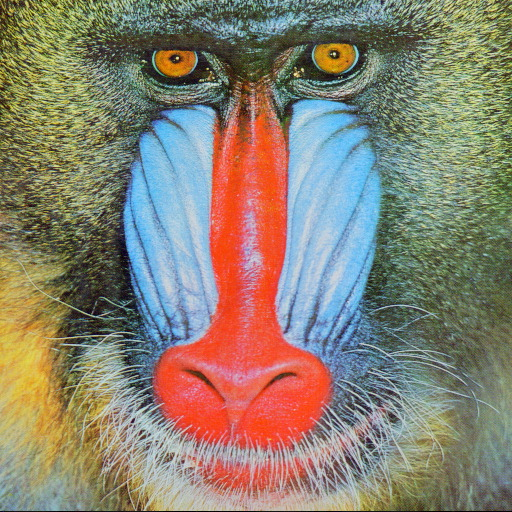
#> input picture Data/baboon.jpg, 512 x 512 px, given in place of box.png, which was not available
$ python find_obj.py ../Data/baboon.jpg
#> lines starting #> are read from the running program, lines starting #| are printed output that depends on the picture; after the words box and inside, x2 and y2 are one past the last pixel; in counts of white or black regions, pixels touching at a corner belong together; pictures that were not available may be replaced by others from this repository, and a replacement may not be noted
'''
Feature-based image matching sample.

Note, that you will need the https://github.com/opencv/opencv_contrib repo for SIFT and SURF

USAGE
  find_obj.py [--feature=<sift|surf|orb|akaze|brisk>[-flann]] [ <image1> <image2> ]

  --feature  - Feature to use. Can be sift, surf, orb or brisk. Append '-flann'
               to feature name to use Flann-based matcher instead bruteforce.

  Press left mouse button on a feature point to see its matching point.
'''

import numpy as np
import cv2 as cv

from common import anorm, getsize

FLANN_INDEX_KDTREE = 1  # bug: flann enums are missing
FLANN_INDEX_LSH    = 6


def init_feature(name):
    chunks = name.split('-')
    if chunks[0] == 'sift':
        detector = cv.xfeatures2d.SIFT_create()
        norm = cv.NORM_L2
    elif chunks[0] == 'surf':
        detector = cv.xfeatures2d.SURF_create(800)
        norm = cv.NORM_L2
    elif chunks[0] == 'orb':
        detector = cv.ORB_create(400)
        norm = cv.NORM_HAMMING
    elif chunks[0] == 'akaze':
        detector = cv.AKAZE_create()
        norm = cv.NORM_HAMMING
    elif chunks[0] == 'brisk':
        detector = cv.BRISK_create()
        norm = cv.NORM_HAMMING
    else:
        return None, None
    if 'flann' in chunks:
        if norm == cv.NORM_L2:
            flann_params = dict(algorithm = FLANN_INDEX_KDTREE, trees = 5)
        else:
            flann_params= dict(algorithm = FLANN_INDEX_LSH,
                               table_number = 6, # 12
                               key_size = 12,     # 20
                               multi_probe_level = 1) #2
        matcher = cv.FlannBasedMatcher(flann_params, {})  # bug : need to pass empty dict (#1329)
    else:
        matcher = cv.BFMatcher(norm)
    return detector, matcher


def filter_matches(kp1, kp2, matches, ratio = 0.75):
    mkp1, mkp2 = [], []
    for m in matches:
        if len(m) == 2 and m[0].distance < m[1].distance * ratio:
            m = m[0]
            mkp1.append( kp1[m.queryIdx] )
            mkp2.append( kp2[m.trainIdx] )
    p1 = np.float32([kp.pt for kp in mkp1])
    p2 = np.float32([kp.pt for kp in mkp2])
    kp_pairs = zip(mkp1, mkp2)
    return p1, p2, list(kp_pairs)

def explore_match(win, img1, img2, kp_pairs, status = None, H = None):
    h1, w1 = img1.shape[:2]
    h2, w2 = img2.shape[:2]
    vis = np.zeros((max(h1, h2), w1+w2), np.uint8)
    vis[:h1, :w1] = img1
    vis[:h2, w1:w1+w2] = img2
    vis = cv.cvtColor(vis, cv.COLOR_GRAY2BGR)

    if H is not None:
        corners = np.float32([[0, 0], [w1, 0], [w1, h1], [0, h1]])
        corners = np.int32( cv.perspectiveTransform(corners.reshape(1, -1, 2), H).reshape(-1, 2) + (w1, 0) )
        cv.polylines(vis, [corners], True, (255, 255, 255))

    if status is None:
        status = np.ones(len(kp_pairs), np.bool_)
    p1, p2 = [], []  # python 2 / python 3 change of zip unpacking
    for kpp in kp_pairs:
        p1.append(np.int32(kpp[0].pt))
        p2.append(np.int32(np.array(kpp[1].pt) + [w1, 0]))

    green = (0, 255, 0)
    red = (0, 0, 255)
    kp_color = (51, 103, 236)
    for (x1, y1), (x2, y2), inlier in zip(p1, p2, status):
        if inlier:
            col = green
            cv.circle(vis, (x1, y1), 2, col, -1)
            cv.circle(vis, (x2, y2), 2, col, -1)
        else:
            col = red
            r = 2
            thickness = 3
            cv.line(vis, (x1-r, y1-r), (x1+r, y1+r), col, thickness)
            cv.line(vis, (x1-r, y1+r), (x1+r, y1-r), col, thickness)
            cv.line(vis, (x2-r, y2-r), (x2+r, y2+r), col, thickness)
            cv.line(vis, (x2-r, y2+r), (x2+r, y2-r), col, thickness)
    vis0 = vis.copy()
    for (x1, y1), (x2, y2), inlier in zip(p1, p2, status):
        if inlier:
            cv.line(vis, (x1, y1), (x2, y2), green)

    cv.imshow(win, vis)

    def onmouse(event, x, y, flags, param):
        cur_vis = vis
        if flags & cv.EVENT_FLAG_LBUTTON:
            cur_vis = vis0.copy()
            r = 8
            m = (anorm(np.array(p1) - (x, y)) < r) | (anorm(np.array(p2) - (x, y)) < r)
            idxs = np.where(m)[0]

            kp1s, kp2s = [], []
            for i in idxs:
                (x1, y1), (x2, y2) = p1[i], p2[i]
                col = (red, green)[status[i][0]]
                cv.line(cur_vis, (x1, y1), (x2, y2), col)
                kp1, kp2 = kp_pairs[i]
                kp1s.append(kp1)
                kp2s.append(kp2)
            cur_vis = cv.drawKeypoints(cur_vis, kp1s, None, flags=4, color=kp_color)
            cur_vis[:,w1:] = cv.drawKeypoints(cur_vis[:,w1:], kp2s, None, flags=4, color=kp_color)

        cv.imshow(win, cur_vis)
    cv.setMouseCallback(win, onmouse)
    return vis


def main():
    import sys, getopt
    opts, args = getopt.getopt(sys.argv[1:], '', ['feature='])
    opts = dict(opts)
    feature_name = opts.get('--feature', 'brisk')
    try:
        fn1, fn2 = args
    except:
        fn1 = 'box.png'
        fn2 = 'box_in_scene.png'

    img1 = cv.imread(cv.samples.findFile(fn1), cv.IMREAD_GRAYSCALE)
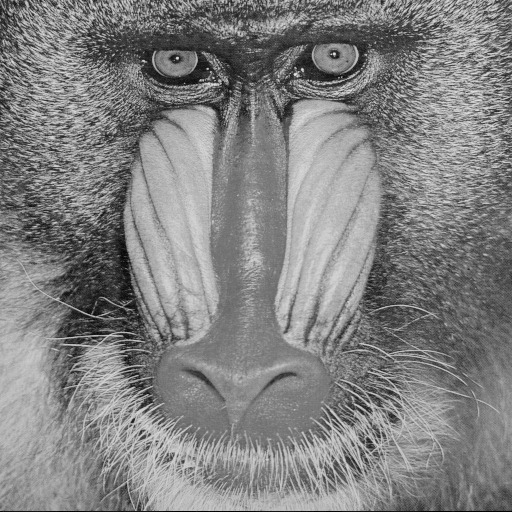
#> img1: shape (512, 512); min 0, max 234, mean 129.7
    img2 = cv.imread(cv.samples.findFile(fn2), cv.IMREAD_GRAYSCALE)
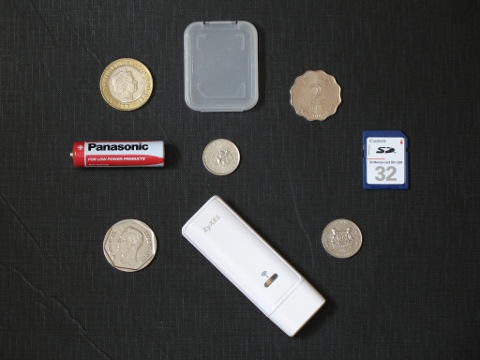
#> input picture Data/coins.jpg, 480 x 360 px, given in place of box_in_scene.png, which was not available
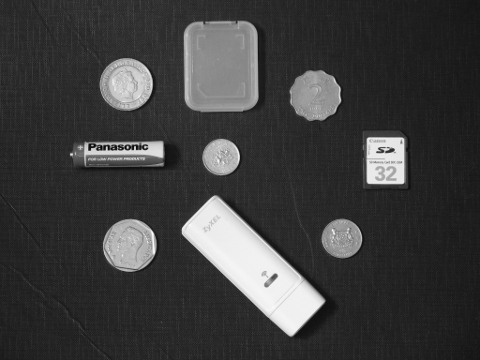
#> img2: shape (360, 480); min 0, max 255, mean 61.4
    detector, matcher = init_feature(feature_name)

    if img1 is None:
        print('Failed to load fn1:', fn1)
        sys.exit(1)

    if img2 is None:
        print('Failed to load fn2:', fn2)
        sys.exit(1)

    if detector is None:
        print('unknown feature:', feature_name)
        sys.exit(1)

    print('using', feature_name)

    kp1, desc1 = detector.detectAndCompute(img1, None)
#> kp1 = 7623 keypoints; strongest (x, y, size): (334, 54, 11.9), (177, 58, 11.8), (302, 69, 12.8), (207, 68, 11.2)
    kp2, desc2 = detector.detectAndCompute(img2, None)
#> kp2 = 351 keypoints; strongest (x, y, size): (189, 230, 72), (183, 231, 29.7), (89, 149, 12.8), (187, 229, 56.1)
    print('img1 - %d features, img2 - %d features' % (len(kp1), len(kp2)))
#| img1 - 7623 features, img2 - 351 features

    def match_and_draw(win):
        print('matching...')
        raw_matches = matcher.knnMatch(desc1, trainDescriptors = desc2, k = 2) #2
        p1, p2, kp_pairs = filter_matches(kp1, kp2, raw_matches)
        if len(p1) >= 4:
            H, status = cv.findHomography(p1, p2, cv.RANSAC, 5.0)
            print('%d / %d  inliers/matched' % (np.sum(status), len(status)))
        else:
            H, status = None, None
            print('%d matches found, not enough for homography estimation' % len(p1))

        _vis = explore_match(win, img1, img2, kp_pairs, status, H)

    match_and_draw('find_obj')
#> in match_and_draw, `raw_matches = matcher.knnMatch(desc1, trainDescriptors = desc2, k = 2)`: raw_matches = 7623 matches
#> after the loop in filter_matches, `for m in matches:`: mkp1 = 12 keypoints; strongest (x, y, size): (293, 105, 16.1), (153, 58, 24.6), (362, 460, 10.8), (354, 475, 11.8); mkp2 = 12 keypoints; strongest (x, y, size): (156, 149, 72), (159, 145, 42.6), (147, 145, 10.4), (162, 164, 18.7)
#> in filter_matches, `p1 = np.float32([kp.pt for kp in mkp1])`: p1 = [[318.1, 84.02], [62.8, 221.9], [377.6, 379.1], [80, 395], [349.1, 453], [362.2, 459.7], [354.1, 474.9], [292.6, 105.3], [375, 120], [152.6, 58.46], [257.1, 470.7], [242.5, 111]]
#> in filter_matches, `p2 = np.float32([kp.pt for kp in mkp2])`: p2 = [[109.8, 144.4], [161.6, 164], [125, 146.9], [147, 145.5], [264.6, 271.4], [140.5, 148.5], [264.6, 271.4], [161.6, 164], [155.7, 149.2], [159.1, 145.2], [387.9, 147.1], [262.2, 273.9]]
#> in match_and_draw, `p1, p2, kp_pairs = filter_matches(kp1, kp2, raw_matches)`: kp_pairs = 12 items
#> in match_and_draw, `H, status = cv.findHomography(p1, p2, cv.RANSAC, 5.0)`: H = [[-1.53, 2.6, 271.4], [-1.6, 2.66, 289.9], [-0.0056, 0.00974, 1]]; status = [1, 0, 0, 0, 1, 0, 1, 0, 1, 0, 0, 1]
#| 5 / 12  inliers/matched
#> in explore_match, `vis[:h1, :w1] = img1`:
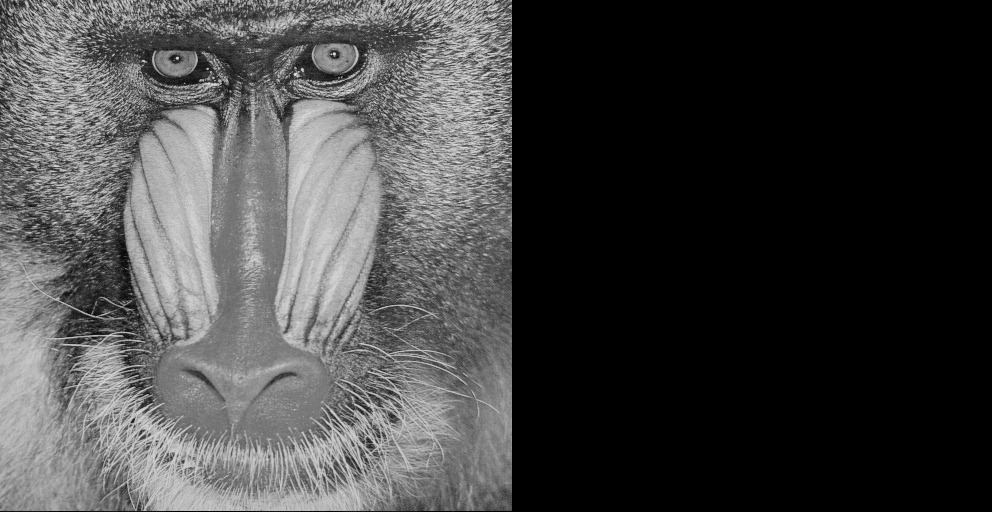
#> vis: shape (512, 992); min 0, max 234, mean 66.9
#> in explore_match, `vis[:h2, w1:w1+w2] = img2`:
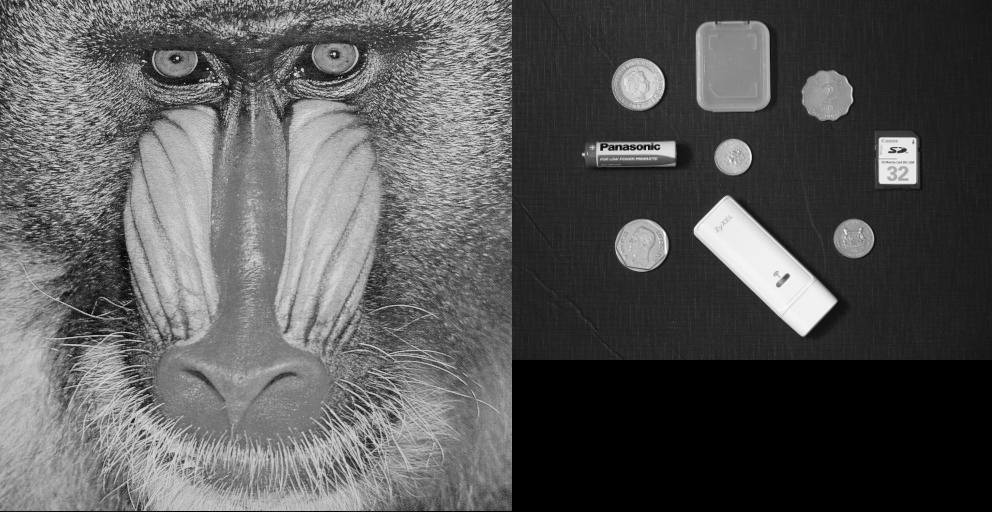
#> vis: shape (512, 992); min 0, max 255, mean 87.8
#> in explore_match, `corners = np.int32( cv.perspectiveTransform(corners.reshape(1, -1, 2),..`: corners = [[783, 289], [784, 282], [774, 267], [779, 276]]
#> in explore_match, `cv.polylines(vis, [corners], True, (255, 255, 255))`: vis: shape (512, 992, 3); min 0, max 255, mean 87.8
#> the loop in explore_match, `for kpp in kp_pairs:` made 12 passes
#> kpp on passes 1, 2, 4, 6, 9, 10, 11: 2 keypoints; (x, y, size): (110, 144, 9.9), (318, 84, 9), 2 keypoints; (x, y, size): (162, 164, 18.7), (63, 222, 10.7), 2 keypoints; (x, y, size): (147, 145, 10.4), (80, 395, 11.7), 2 keypoints; (x, y, size): (362, 460, 10.8), (140, 148, 8.4), 2 keypoints; (x, y, size): (156, 149, 72), (375, 120, 12), 2 keypoints; (x, y, size): (159, 145, 42.6), (153, 58, 24.6), 2 keypoints; (x, y, size): (388, 147, 8.4), (257, 471, 24.9)
#> after the loop in explore_match, `for kpp in kp_pairs:`: p1 = [[318, 84], [62, 221], [377, 379], [80, 395], [349, 453], [362, 459], [354, 474], [292, 105], [375, 120], [152, 58], [257, 470], [242, 110]]; p2 = [[621, 144], [673, 163], [636, 146], [659, 145], [776, 271], [652, 148], [776, 271], [673, 163], [667, 149], [671, 145], [899, 147], [774, 273]]
#> the loop in explore_match, `for (x1, y1), (x2, y2), inlier in zip(p1, p2, status):` made 12 passes
#> (x1, y1, x2, y2, inlier, col) on passes 1 to 12: (318, 84, 621, 144, [1], (0, 255, 0)), (62, 221, 673, 163, [0], (0, 0, 255)), (377, 379, 636, 146, [0], (0, 0, 255)), (80, 395, 659, 145, [0], (0, 0, 255)), (349, 453, 776, 271, [1], (0, 255, 0)), (362, 459, 652, 148, [0], (0, 0, 255)), (354, 474, 776, 271, [1], (0, 255, 0)), (292, 105, 673, 163, [0], (0, 0, 255)), (375, 120, 667, 149, [1], (0, 255, 0)), (152, 58, 671, 145, [0], (0, 0, 255)), (257, 470, 899, 147, [0], (0, 0, 255)), (242, 110, 774, 273, [1], (0, 255, 0))
#> after the loop in explore_match, `for (x1, y1), (x2, y2), inlier in zip(p1, p2, status):`:
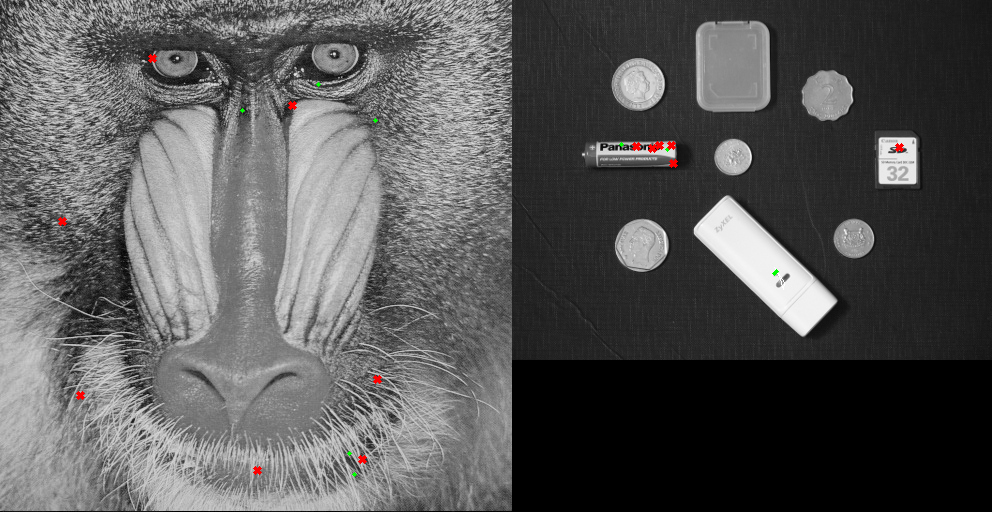
#> vis: shape (512, 992, 3); mean B, G, R 87.6, 87.7, 87.9
#> the loop in explore_match, `for (x1, y1), (x2, y2), inlier in zip(p1, p2, status):` made 12 passes
#> (x1, y1, x2, y2, inlier) on passes 1 to 12: (318, 84, 621, 144, [1]), (62, 221, 673, 163, [0]), (377, 379, 636, 146, [0]), (80, 395, 659, 145, [0]), (349, 453, 776, 271, [1]), (362, 459, 652, 148, [0]), (354, 474, 776, 271, [1]), (292, 105, 673, 163, [0]), (375, 120, 667, 149, [1]), (152, 58, 671, 145, [0]), (257, 470, 899, 147, [0]), (242, 110, 774, 273, [1])
#> after the loop in explore_match, `for (x1, y1), (x2, y2), inlier in zip(p1, p2, status):`:
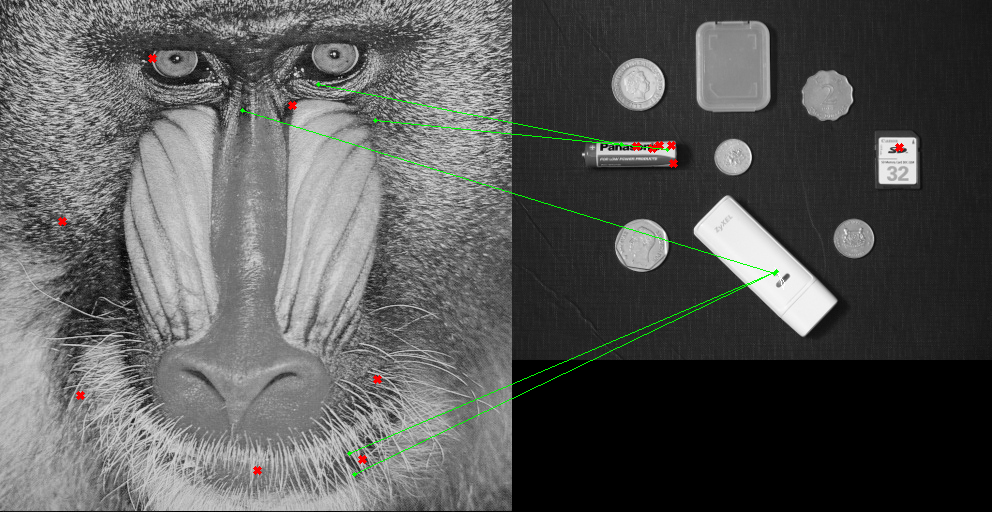
#> vis: shape (512, 992, 3); 0.38% of pixels changed, all inside (x1, y1, x2, y2) = (244, 85, 773, 474)
    cv.waitKey()

    print('Done')


if __name__ == '__main__':
    print(__doc__)
    main()
    cv.destroyAllWindows()
